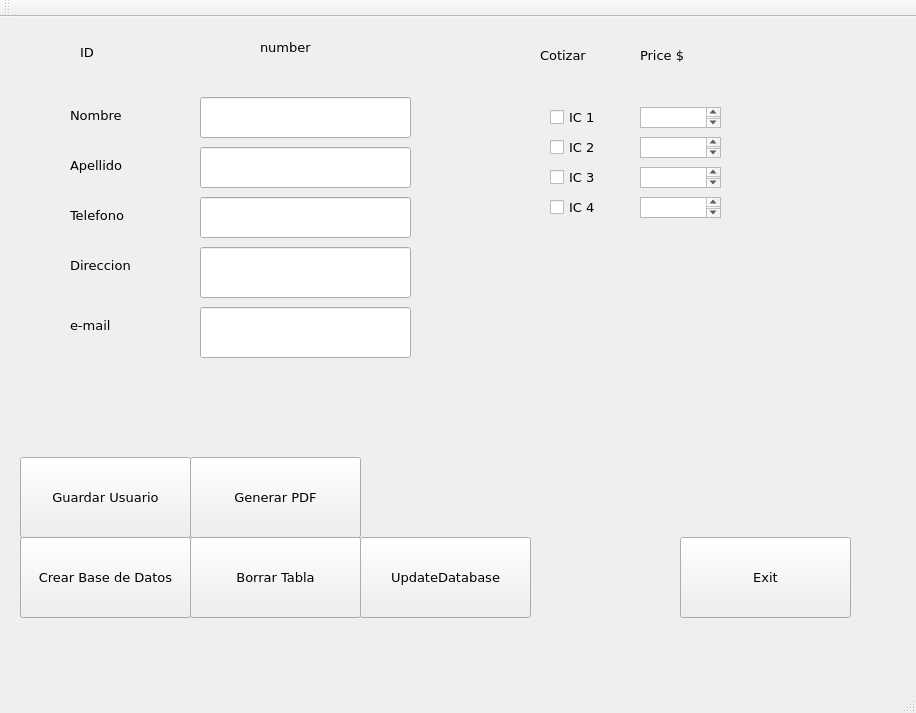
<?xml version="1.0" encoding="UTF-8"?>
<ui version="4.0">
 <class>MainWindow</class>
 <widget class="QMainWindow" name="MainWindow">
  <property name="geometry">
   <rect>
    <x>0</x>
    <y>0</y>
    <width>916</width>
    <height>713</height>
   </rect>
  </property>
  <property name="font">
   <font>
    <family>DejaVu Sans</family>
    <pointsize>8</pointsize>
   </font>
  </property>
  <property name="windowTitle">
   <string>Budget</string>
  </property>
  <widget class="QWidget" name="centralWidget">
   <widget class="QPushButton" name="pushButton">
    <property name="geometry">
     <rect>
      <x>190</x>
      <y>440</y>
      <width>171</width>
      <height>81</height>
     </rect>
    </property>
    <property name="font">
     <font>
      <family>DejaVu Sans</family>
      <pointsize>10</pointsize>
     </font>
    </property>
    <property name="text">
     <string>Generar PDF</string>
    </property>
   </widget>
   <widget class="QPushButton" name="pushButtonExit">
    <property name="geometry">
     <rect>
      <x>680</x>
      <y>520</y>
      <width>171</width>
      <height>81</height>
     </rect>
    </property>
    <property name="font">
     <font>
      <family>DejaVu Sans</family>
      <pointsize>10</pointsize>
     </font>
    </property>
    <property name="text">
     <string>Exit</string>
    </property>
   </widget>
   <widget class="QLineEdit" name="lineEditFirstName">
    <property name="geometry">
     <rect>
      <x>200</x>
      <y>80</y>
      <width>211</width>
      <height>41</height>
     </rect>
    </property>
   </widget>
   <widget class="QLineEdit" name="lineEditPhone">
    <property name="geometry">
     <rect>
      <x>200</x>
      <y>180</y>
      <width>211</width>
      <height>41</height>
     </rect>
    </property>
   </widget>
   <widget class="QLineEdit" name="lineEditLastName">
    <property name="geometry">
     <rect>
      <x>200</x>
      <y>130</y>
      <width>211</width>
      <height>41</height>
     </rect>
    </property>
   </widget>
   <widget class="QLineEdit" name="lineEditAddress">
    <property name="geometry">
     <rect>
      <x>200</x>
      <y>230</y>
      <width>211</width>
      <height>51</height>
     </rect>
    </property>
   </widget>
   <widget class="QLineEdit" name="lineEditemail">
    <property name="geometry">
     <rect>
      <x>200</x>
      <y>290</y>
      <width>211</width>
      <height>51</height>
     </rect>
    </property>
   </widget>
   <widget class="QLabel" name="labelFirstName">
    <property name="geometry">
     <rect>
      <x>70</x>
      <y>90</y>
      <width>91</width>
      <height>16</height>
     </rect>
    </property>
    <property name="font">
     <font>
      <family>DejaVu Sans</family>
      <pointsize>10</pointsize>
     </font>
    </property>
    <property name="text">
     <string>Nombre</string>
    </property>
   </widget>
   <widget class="QLabel" name="labelLastName">
    <property name="geometry">
     <rect>
      <x>70</x>
      <y>140</y>
      <width>91</width>
      <height>16</height>
     </rect>
    </property>
    <property name="font">
     <font>
      <family>DejaVu Sans</family>
      <pointsize>10</pointsize>
     </font>
    </property>
    <property name="text">
     <string>Apellido</string>
    </property>
   </widget>
   <widget class="QLabel" name="labelPhone">
    <property name="geometry">
     <rect>
      <x>70</x>
      <y>190</y>
      <width>81</width>
      <height>16</height>
     </rect>
    </property>
    <property name="font">
     <font>
      <family>DejaVu Sans</family>
      <pointsize>10</pointsize>
     </font>
    </property>
    <property name="text">
     <string>Telefono</string>
    </property>
   </widget>
   <widget class="QLabel" name="labelAddress">
    <property name="geometry">
     <rect>
      <x>70</x>
      <y>240</y>
      <width>81</width>
      <height>16</height>
     </rect>
    </property>
    <property name="font">
     <font>
      <family>DejaVu Sans</family>
      <pointsize>10</pointsize>
     </font>
    </property>
    <property name="text">
     <string>Direccion</string>
    </property>
   </widget>
   <widget class="QLabel" name="labelEmail">
    <property name="geometry">
     <rect>
      <x>70</x>
      <y>300</y>
      <width>81</width>
      <height>16</height>
     </rect>
    </property>
    <property name="font">
     <font>
      <family>DejaVu Sans</family>
      <pointsize>10</pointsize>
     </font>
    </property>
    <property name="text">
     <string>e-mail</string>
    </property>
   </widget>
   <widget class="QLabel" name="label">
    <property name="geometry">
     <rect>
      <x>540</x>
      <y>30</y>
      <width>59</width>
      <height>16</height>
     </rect>
    </property>
    <property name="font">
     <font>
      <family>Century Gothic</family>
      <pointsize>10</pointsize>
     </font>
    </property>
    <property name="text">
     <string>Cotizar</string>
    </property>
   </widget>
   <widget class="QPushButton" name="pushButtonCreateDataBase">
    <property name="geometry">
     <rect>
      <x>20</x>
      <y>520</y>
      <width>171</width>
      <height>81</height>
     </rect>
    </property>
    <property name="font">
     <font>
      <family>DejaVu Sans</family>
      <pointsize>10</pointsize>
     </font>
    </property>
    <property name="text">
     <string>Crear Base de Datos</string>
    </property>
   </widget>
   <widget class="QCheckBox" name="checkBoxPuff1">
    <property name="geometry">
     <rect>
      <x>550</x>
      <y>90</y>
      <width>89</width>
      <height>20</height>
     </rect>
    </property>
    <property name="font">
     <font>
      <family>DejaVu Sans</family>
      <pointsize>10</pointsize>
     </font>
    </property>
    <property name="text">
     <string>IC 1</string>
    </property>
   </widget>
   <widget class="QCheckBox" name="checkBoxPuff2">
    <property name="geometry">
     <rect>
      <x>550</x>
      <y>120</y>
      <width>89</width>
      <height>20</height>
     </rect>
    </property>
    <property name="font">
     <font>
      <family>DejaVu Sans</family>
      <pointsize>10</pointsize>
     </font>
    </property>
    <property name="text">
     <string>IC 2</string>
    </property>
   </widget>
   <widget class="QCheckBox" name="checkBoxPuff3">
    <property name="geometry">
     <rect>
      <x>550</x>
      <y>150</y>
      <width>89</width>
      <height>20</height>
     </rect>
    </property>
    <property name="font">
     <font>
      <family>DejaVu Sans</family>
      <pointsize>10</pointsize>
     </font>
    </property>
    <property name="text">
     <string>IC 3</string>
    </property>
   </widget>
   <widget class="QCheckBox" name="checkBoxSofa1">
    <property name="geometry">
     <rect>
      <x>550</x>
      <y>180</y>
      <width>89</width>
      <height>20</height>
     </rect>
    </property>
    <property name="font">
     <font>
      <family>DejaVu Sans</family>
      <pointsize>10</pointsize>
     </font>
    </property>
    <property name="text">
     <string>IC 4</string>
    </property>
   </widget>
   <widget class="QPushButton" name="pushButtonAddUser">
    <property name="geometry">
     <rect>
      <x>20</x>
      <y>440</y>
      <width>171</width>
      <height>81</height>
     </rect>
    </property>
    <property name="font">
     <font>
      <family>DejaVu Sans</family>
      <pointsize>10</pointsize>
     </font>
    </property>
    <property name="text">
     <string>Guardar Usuario</string>
    </property>
   </widget>
   <widget class="QPushButton" name="pushButtonClear">
    <property name="geometry">
     <rect>
      <x>190</x>
      <y>520</y>
      <width>171</width>
      <height>81</height>
     </rect>
    </property>
    <property name="font">
     <font>
      <family>DejaVu Sans</family>
      <pointsize>10</pointsize>
     </font>
    </property>
    <property name="text">
     <string>Borrar Tabla</string>
    </property>
   </widget>
   <widget class="QLabel" name="labelId">
    <property name="geometry">
     <rect>
      <x>80</x>
      <y>20</y>
      <width>91</width>
      <height>31</height>
     </rect>
    </property>
    <property name="font">
     <font>
      <pointsize>10</pointsize>
     </font>
    </property>
    <property name="text">
     <string>ID</string>
    </property>
   </widget>
   <widget class="QLabel" name="labelIDUpdate">
    <property name="geometry">
     <rect>
      <x>260</x>
      <y>20</y>
      <width>91</width>
      <height>21</height>
     </rect>
    </property>
    <property name="font">
     <font>
      <pointsize>10</pointsize>
     </font>
    </property>
    <property name="text">
     <string>number</string>
    </property>
   </widget>
   <widget class="QLabel" name="label_2">
    <property name="geometry">
     <rect>
      <x>640</x>
      <y>30</y>
      <width>59</width>
      <height>16</height>
     </rect>
    </property>
    <property name="font">
     <font>
      <family>DejaVu Sans</family>
      <pointsize>10</pointsize>
     </font>
    </property>
    <property name="text">
     <string>Price $</string>
    </property>
   </widget>
   <widget class="QTextEdit" name="textEditPrice1">
    <property name="geometry">
     <rect>
      <x>640</x>
      <y>90</y>
      <width>81</width>
      <height>21</height>
     </rect>
    </property>
   </widget>
   <widget class="QTextEdit" name="textEditPrice2">
    <property name="geometry">
     <rect>
      <x>640</x>
      <y>120</y>
      <width>81</width>
      <height>21</height>
     </rect>
    </property>
   </widget>
   <widget class="QTextEdit" name="textEditPrice3">
    <property name="geometry">
     <rect>
      <x>640</x>
      <y>150</y>
      <width>81</width>
      <height>21</height>
     </rect>
    </property>
   </widget>
   <widget class="QTextEdit" name="textEditPrice4">
    <property name="geometry">
     <rect>
      <x>640</x>
      <y>180</y>
      <width>81</width>
      <height>21</height>
     </rect>
    </property>
   </widget>
   <widget class="QPushButton" name="pushButtonUpdateDatabase">
    <property name="geometry">
     <rect>
      <x>360</x>
      <y>520</y>
      <width>171</width>
      <height>81</height>
     </rect>
    </property>
    <property name="font">
     <font>
      <family>DejaVu Sans</family>
      <pointsize>10</pointsize>
     </font>
    </property>
    <property name="text">
     <string>UpdateDatabase</string>
    </property>
   </widget>
  </widget>
  <widget class="QMenuBar" name="menuBar">
   <property name="geometry">
    <rect>
     <x>0</x>
     <y>0</y>
     <width>916</width>
     <height>19</height>
    </rect>
   </property>
  </widget>
  <widget class="QToolBar" name="mainToolBar">
   <attribute name="toolBarArea">
    <enum>TopToolBarArea</enum>
   </attribute>
   <attribute name="toolBarBreak">
    <bool>false</bool>
   </attribute>
  </widget>
  <widget class="QStatusBar" name="statusBar"/>
 </widget>
 <layoutdefault spacing="6" margin="11"/>
 <resources/>
 <connections>
  <connection>
   <sender>pushButtonExit</sender>
   <signal>clicked()</signal>
   <receiver>MainWindow</receiver>
   <slot>close()</slot>
   <hints>
    <hint type="sourcelabel">
     <x>600</x>
     <y>395</y>
    </hint>
    <hint type="destinationlabel">
     <x>591</x>
     <y>120</y>
    </hint>
   </hints>
  </connection>
 </connections>
</ui>
